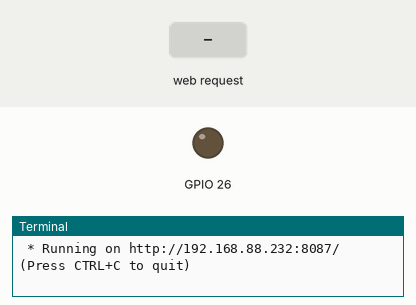
Recording of a program running on a simulated Raspberry Pi (BCM pin numbers). Shown: output pins drawn as LEDs (lit = HIGH), the last lines printed to the terminal. Dashed ring = blinking. The inputs (shaded band) are chosen by the test bench. The clock reads 2024-03-15 10:24:30 at power-on unless the program sets it.

Above: at 1.2 s.
1.3 s: HTTP request for /sansuo received
At 1.7 s:
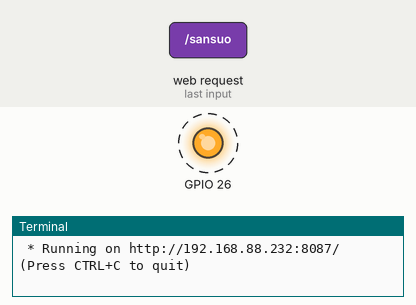
4.3 s: HTTP request for /on received
7.3 s: HTTP request for /off received
At 11.2 s:
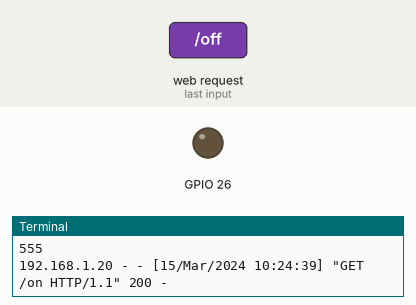
Timing chart, 0 to 12.7 s (numbered marks = the images above; inputs shaded):
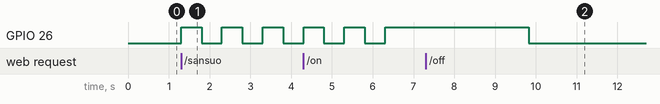

The program:

a.py
```python
from flask import Flask, request, render_template, Response  # 导入flask框架所需要的包，模块
import RPi.GPIO as GPIO  # 导入RPi.GPIO包
import time  # 计时器

GPIO.setmode(GPIO.BCM)  # GPIO波特
GPIO.setup(26, GPIO.OUT)  # GPIO。26引脚为输出模式

# 固定写法
app = Flask(__name__)


# 进入的首个网页
@app.route('/', methods=['GET', 'POST'])
def main():
    return render_template("Web_Control.html")  # 返回网页


# 点击打开
@app.route('/on', methods=['GET'])
def on():
    GPIO.output(26, GPIO.HIGH)  # GPIO.26高电平
    time.sleep(3.5)  # 延时3.5s
    print("555")  # 打印555
    return render_template("Web_Control.html")  # 返回一开始的页面


# 点击关闭
@app.route("/off", methods=['GET'])
def off():
    GPIO.output(26, GPIO.LOW)  # GPIO.26低电平
    time.sleep(3.5)
    print("666")
    return render_template("Web_Control.html")  # #返回一开始的页面


@app.route("/sansuo", methods=['POST'])
def sansuo():
    i = 0
    while i < 5:
        GPIO.output(26, GPIO.HIGH)
        time.sleep(0.5)
        GPIO.output(26, GPIO.LOW)
        time.sleep(0.5)
        i = i + 1
    return render_template("Web_Control.html")


if __name__ == "__main__":
    app.run(host='192.168.88.232', port=8087)  # 该地址为树莓派连接到wifi时分配得到的IP地址，端口任意设（也可以用本机的IP地址:127.0.0.2,port:8081）

GPIO.clearnup()
```

Measured:
- after the input at 1.3 s, GPIO 26: alternates HIGH for 0.50 s and LOW for 0.50 s, starting at once
- after the input at 7.3 s, GPIO 26: HIGH → LOW after 2.5 s
